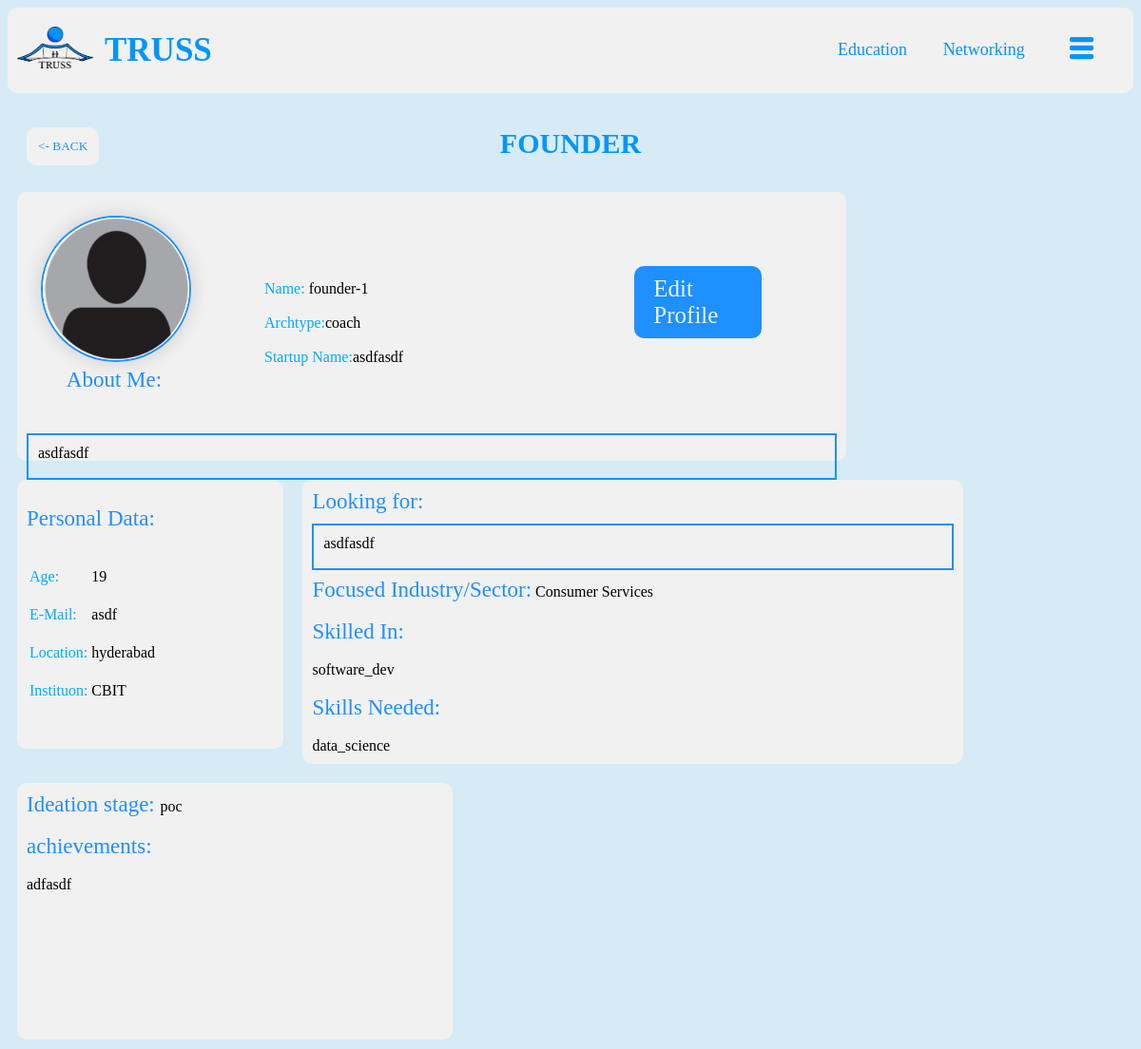
Page /my_profile (signed in) on the committed database.
### tables this page shows
CREATE TABLE user (
	'id' INTEGER PRIMARY KEY autoincrement NOT NULL,
	'username' VARCHAR(255),
	'password' VARCHAR(255),
	'email' VARCHAR(255),
	'role' VARCHAR(50)
, archetype VARCHAR(50), age INTEGER, location VARCHAR);

CREATE TABLE 'founder' (
	'id' INTEGER PRIMARY KEY,
	'name_startup' VARCHAR(300),
	'stage' VARCHAR(100),
	"startup_pitch" LONGTEXT,
	'industry' VARCHAR(100),
	'instituon' VARCHAR(300),
	person_pitch longtext, achievements longtext, have_skill VARCHAR, want_skill VARCHAR);

### main.py (the view, shortened to what this page needs)
@app.route('/my_profile')
def my_profile():
	con = sqlite3.connect("truss_users.sqlite3")
	cur = con.cursor()
	cur.execute('SELECT ROLE from user where user.id==(?)', (user_id,))
	user_role = cur.fetchone()
	if (user_role[0]=='Founder'):
		cur.execute('SELECT * from user, founder WHERE user.id == founder.id and user.id==(?)', (user_id,))
		profile_data=cur.fetchone()
		name=profile_data[1]
		email=profile_data[3]
		archetype=profile_data[5]
		age=profile_data[6]
		role='FOUNDER'
		name_startup=profile_data[9]
		stage=profile_data[10]
		startup_pitch=profile_data[11]
		industry=profile_data[12]
		instituon=profile_data[13]
		location=profile_data[7]
		person_pitch=profile_data[14]
		achievements=profile_data[15]
		have_skill=profile_data[16]
		want_skill=profile_data[17]
		return render_template('myprofile_founder.html', age=age, name=name, email=email, role=role, archetype=archetype, name_startup=name_startup, stage=stage, industry=industry, instituon=instituon, location=location, startup_pitch=startup_pitch, person_pitch=person_pitch, achievements=achievements, have_skill=have_skill, want_skill=want_skill)

### templates/myprofile_founder.html (shortened to what this page needs)
<!DOCTYPE html>
<html>
<head>
</head>
<body style="background-color: #d6ebf6;">
	<div class="header">
		<img src="{{url_for('static', filename='truss.png')}}" width="80" class="img">
	  	<a href="/" class="logo"> TRUSS</a>
	 	<div class="header-right">
	    <a class="education" href="/education">Education</a>
	    <a class="network" href="/networking">Networking</a>
	    <div class="dropdown">
		  <button class="dropbtn"><img src="{{url_for('static', filename='dropdown.png')}}" class="dropdown-image"></button>
		</div>
	  </div>
	</div>
	<br><br><button onclick="goBack()" id="back"><- BACK</button>
	<span class="title">{{role}}</span><br><br>
	<div class="container">
		<span class="heading1">About Me:</span>
		<div class="pitch">
			<img src="{{url_for('static', filename='pp.jpeg')}}" class="photo">
			<div class="connect">Edit Profile</div>
			<div class="pitchtext">{{person_pitch}}</div>
			<div class="pitchtext2">
				<span class="subheading">Name:</span> {{name}}<br><br>
				<span class="subheading">Archtype:</span>{{archetype}}<br><br>
				<span class="subheading">Startup Name:</span>{{name_startup}}<br><br>
			</div>
		</div>
		<div class="personal">
			<br>
			<span class="heading">Personal Data:</span><br><br><br>
			<table>
			<tr>	<th><span class="subheading">Age:</span></th><th> {{age}}<br><br></th></tr>
			<tr>	<th><span class="subheading">E-Mail:</span></th><th> {{email}}<br><br></th></tr>
			<tr>	<th><span class="subheading">Location:</span></th><th>{{location}}<br><br></th></tr>
			<tr>	<th><span class="subheading">Instituon:</span></th><th>{{instituon}}<br><br></th></tr>
			</table>
		</div>
		<div class="discription1">
			<span class="heading">Looking for:</span><br>
			<div class="pitchtext">
			{{startup_pitch}}
			</div><br>
			<span class="heading">Focused Industry/Sector:</span> {{industry}}<br><br>
			<span class="heading">Skilled In:</span><br><br>
			{{have_skill}}<br><br>
			<span class="heading">Skills Needed:</span><br><br>
			{{want_skill}}<br>
		</div>
		<div class="discription2">
			<span class="heading">Ideation stage:  </span> {{stage}}<br><br>
			<span class="heading">achievements:</span><br><br>{{achievements}}
		</div>
	</div>
</body>
</html>

### templates/myprofile_founder.html (style rules this page uses)
* { font-family: andale mono; border-radius: 10px; }
a { text-decoration: none; color: black; }
.header { overflow: visible; background-color: #f1f1f1; padding: 20px 10px; position: relative; height: 50px; }
.header a { float: left; color: #0095ff; text-align: center; padding: 12px; text-decoration: none; font-size: 18px; line-height: 25px; border-radius: 4px; }
.header a.logo { font-size: 35px; font-weight: bold; }
.img { float: left; }
.header a.education { position: absolute; right: 15%; transform: translate(-50%, 0%); }
.header a.network { position: absolute; right: 4%; transform: translate(-50%, 0%); }
.header-right { float: right; }
.pitch { float: left; margin: 10px; padding: 10px; width: 72%; background-color: #f1f1f1; height: 263px; }
.pitchtext { position: relative; top: 10px; height: 25px; overflow: auto; padding: 10px; border: 2px solid dodgerblue; border-radius: 0px; }
.personal { float: left; margin: 10px; padding: 10px; width: 22%; background-color: #f1f1f1; height: 263px; }
.photo { border-radius: 50%; height: 150px; position: relative; left: 15px; top: 15px; border: 2px solid dodgerblue; box-shadow: 0 0 20px rgba(0, 0, 0, 0.15); margin: 0px; }
.connect { position: relative; font-size: 25px; top: -90px; left: 75%; padding: 10px 20px; background-color: dodgerblue; color: #f1f1f1; width: 11%; }
.discription1 { background-color: #f1f1f1; float: left; margin: 10px; padding: 10px; width: 57%; }
.discription2 { background-color: #f1f1f1; float: left; margin: 10px; padding: 10px; width: 37%; height: 250px; }
.heading1 { color: dodgerblue; position: absolute; transform: translate(-50%, -50%); top: 400px; left: 120px; font-size: 23px;; }
.heading { color: dodgerblue; font-size: 23px; }
.subheading { color: #00aaff; }
.title { position: absolute; transform: translate(-50%, 0%); left: 50%; color: #0095ff; font-size: 30px; font-weight: bold; }
.pitchtext2 { position: relative; top: -200px; left: 250px; }
table, th, td { text-align: left; vertical-align: top; font-weight: normal; }
.dropbtn { background-color: #f1f1f1; color: white; padding: 10px; font-size: 16px; border: none; border-radius: 4px; }
.dropdown-image { width: 25px; border-radius: 0px; }
.dropdown { position: relative; right: 50%; border-radius: 4px; }
button#back { border: 3px solid #f1f1f1; padding: 9px; position: relative; left: 20px; cursor: pointer; background-color: #f1f1f1; color: dodgerblue; }

### rows in the picture
user: role "FOUNDER", username "founder-1", archetype "coach", email "asdf", location "hyderabad"
founder: person_pitch "asdfasdf", name_startup "asdfasdf", instituon "CBIT", startup_pitch "asdfasdf", industry "Consumer Services", have_skill "software_dev", want_skill "data_science", stage "poc", achievements "adfasdf"

### other values in the picture
{{ age }} "19"
